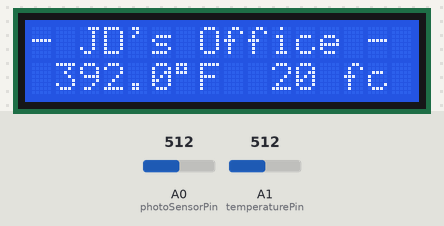
Bench run of a sketch on a simulated Arduino Uno, built with avr-gcc and run on an emulated ATmega328P. Parts: 16×2 character LCD. The test bench sets the inputs (shaded band); at power-on: A1 (temperaturePin) = 512, A0 (photoSensorPin) = 512. What the sketch prints to the serial monitor is not drawn.

Above: at 1.2 s.
1.3 s: A1 (temperaturePin) set to 187
At 2.5 s:
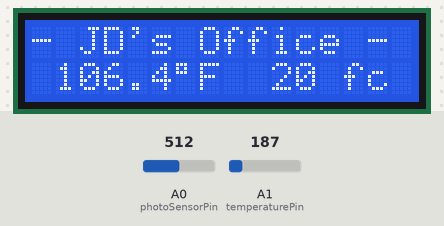
3.6 s: A1 (temperaturePin) set to 170
At 5.4 s:
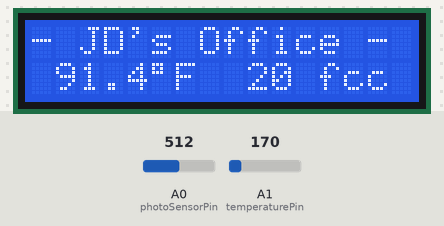
5.7 s: A0 (photoSensorPin) set to 716
7.8 s: A0 (photoSensorPin) set to 900
At 9.0 s:
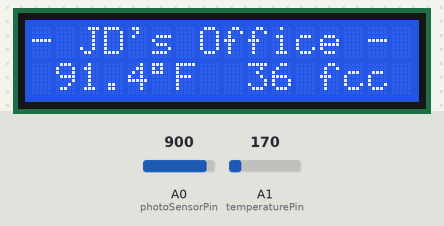
9.8 s: A1 (temperaturePin) set to 122
At 11.6 s:
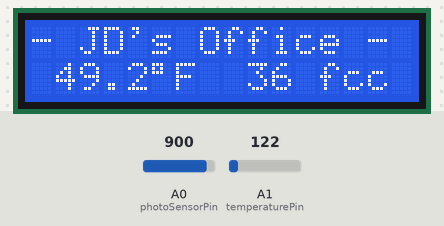
11.9 s: A0 (photoSensorPin) set to 1023
At 13.6 s:
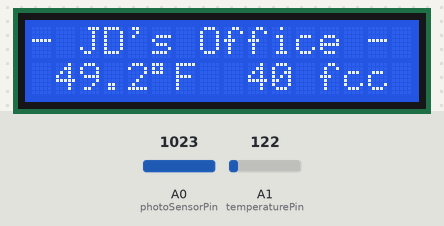
Timing chart, 0 to 15.0 s (numbered marks = the images above; inputs shaded):
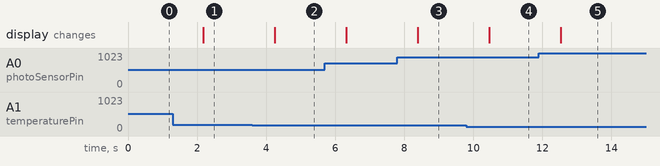

Measured:
- the behaviour switches between 180 and 179 on A1 (temperaturePin) (found by bisection; images 1 and 2)
- after the input at 1.3 s, the display: changes after 0.88 s (image 1)
- after the input at 3.6 s, the display: changes after 0.65 s (image 2)
- after the input at 7.8 s, the display: changes after 0.59 s (image 3)
- after the input at 9.8 s, the display: changes after 0.66 s (image 4)
- after the input at 11.9 s, the display: changes after 0.63 s (image 5)

The sketch:

JDs_Office_Sensors.ino
```cpp
/******************************************************************
 * This sketch draws inspiration and some code from:
 * SparkFun Inventor's Kit
 * Example sketches 06, 07, & 15
 *
 * PHOTO RESISTOR
 *  Use a photoresistor (light sensor) to control the brightness
 *  of a LED.
 *
 * Version 2.0 6/2012 MDG
 * Version 2.1 9/2014 BCH
 *
 * TEMPERATURE SENSOR
 *   Use the "serial monitor" window to read a temperature sensor.
 *
 * Version 2.0 6/2012 MDG
 *
 * LIQUID CRYSTAL DISPLAY (LCD)
 *  This sketch will show you how to connect an LCD to your Arduino
 *  and display any data you wish.
 *
 * Version 1.0 2/2013 MDG
 *
 * Those sketches were written by SparkFun Electronics,
 * with lots of help from the Arduino community.
 * This code is completely free for any use.
 * Visit http://learn.sparkfun.com/products/2 for SIK information.
 * Visit http://www.arduino.cc to learn about the Arduino.
 */
/*****************************************************************/


// Load the LiquidCrystal library to interface with the LCD
#include <LiquidCrystal.h>

// Initialize the library with the pins we're using.
// (Note that you can use different pins if needed.)
// See http://arduino.cc/en/Reference/LiquidCrystal
// for more information:
LiquidCrystal lcd(12, 11, 5, 4, 3, 2);

const int photoSensorPin = A0;
const int temperaturePin = A1;

int lightLevel = -1;
int calibratedLightLevel = -2; // in footcandles
int maxThreshold = 0;     // for light level
int minThreshold = 1023;   // for light level

void setup()
{
  Serial.begin(9600);

  lcd.begin(16, 2); //Initialize the 16x2 LCD
  lcd.clear();
  lcd.print("- JD's Office -");
}

void loop()
{
  lightLevel = analogRead(photoSensorPin);
  calibrateLightLevel(25);    // calibrates the light level with a calculated calibration ratio

  Serial.print("Light - Voltage: ");
  Serial.print(lightLevel);
  Serial.print(", Footcandles: ");
  Serial.print(calibratedLightLevel);
  Serial.print(";     ");

  float voltage;
  float degreesC;
  float degreesF;

  voltage = getVoltage(temperaturePin);

  degreesC = (voltage - 0.5) * 100.0;
  degreesF = degreesC * (9.0 / 5.0) + 32.0;

  Serial.print("Temperature - Voltage: ");
  Serial.print(voltage);
  Serial.print(", °C: ");
  Serial.print(degreesC);
  Serial.print(", °F: ");
  Serial.print(degreesF);
  Serial.println(";");

  // Round temp to 1 decimal place
  char degreesFChars[10];
  dtostrf(degreesF, 3, 1, degreesFChars);

  lcd.setCursor(0, 1);   // Start from to column 0, row 1 (second row)
  lcd.print(" ");
  lcd.print(degreesFChars);
  lcd.print((char)223);   // 223 represents '°' on this LCD (HD44780?)
  lcd.print("F  ");
  if (calibratedLightLevel < 10 && calibratedLightLevel >= 0) lcd.print("0");
  lcd.print(calibratedLightLevel);
  lcd.print(" fc");

  delay(1000);
}

void calibrateLightLevel(int calibrationConstant)
{
  calibratedLightLevel = lightLevel / calibrationConstant;
}

float getVoltage(int pin)
{
  // Convert 10-bit value to real voltage (0.0v - 5.0v)
  return (analogRead(pin) * 0.004882814);
}
```
